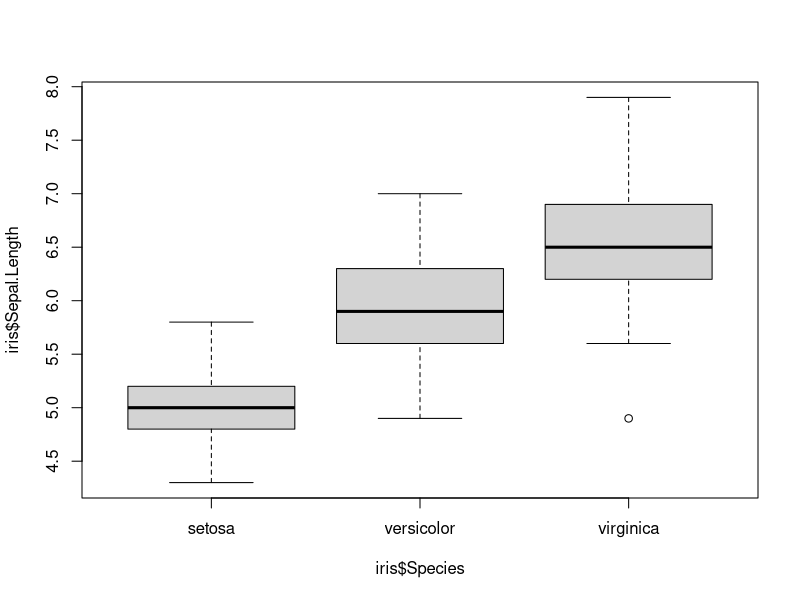
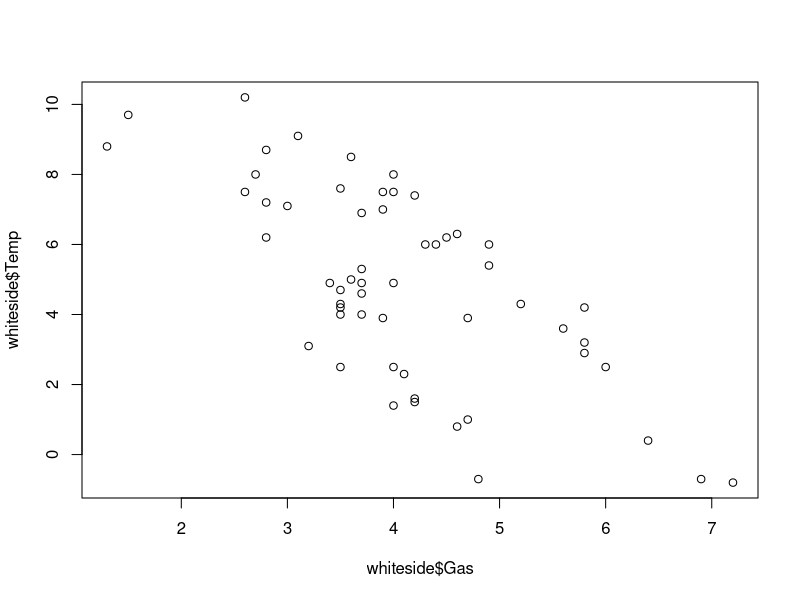
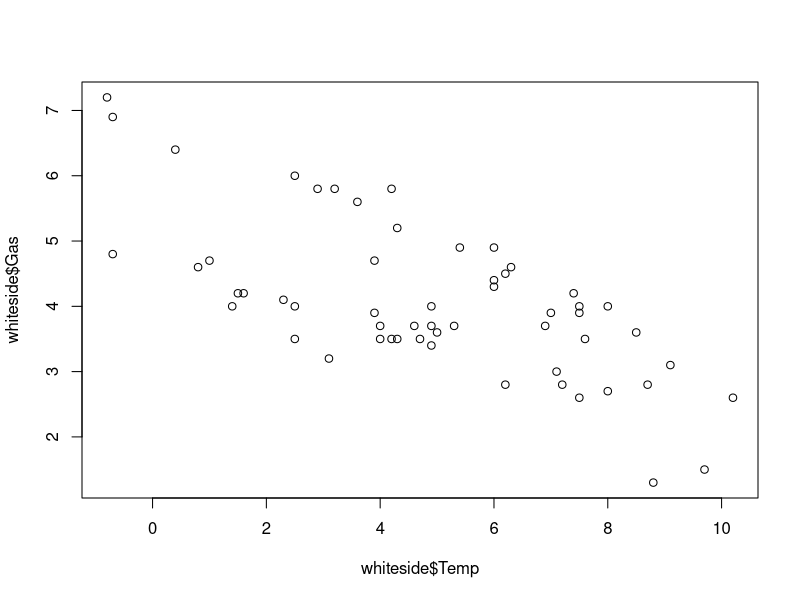
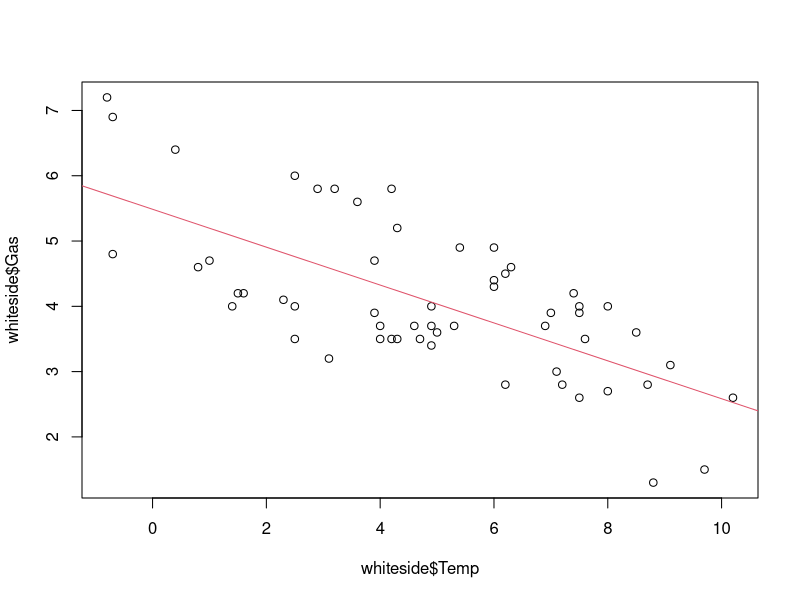

Reproduce these figures in R, in order.
data("iris")
#sto vedendo sepal.length condizionata alle categorie della specie

devianzaGen <- var(iris$Sepal.Length) * (length(iris$Sepal.Length) - 1)

dev1 <- var(iris$Sepal.Length[iris$Species == "setosa"]) * (length(iris$Sepal.Length[iris$Species == "setosa"]) - 1)
dev2 <- var(iris$Sepal.Length[iris$Species == "virginica"]) * (length(iris$Sepal.Length[iris$Species == "virginica"]) - 1)
dev3 <- var(iris$Sepal.Length[iris$Species == "versicolor"]) * (length(iris$Sepal.Length[iris$Species == "versicolor"]) - 1)

boxplot(iris$Sepal.Length ~ iris$Species)

media1 <- mean(iris$Sepal.Length[iris$Species == "setosa"])
media2 <- mean(iris$Sepal.Length[iris$Species == "virginica"])
media3 <- mean(iris$Sepal.Length[iris$Species == "versicolor"])

medie_gruppi <- c(media1, media2, media3)

dev_medie <- var(medie_gruppi) * 2

dev_medie + mean(dev1, dev2, dev3)


library(MASS)
data("whiteside")

#voglio scoprire se quanto gas consumo dipende dalla temperatura esterna
plot(whiteside$Gas, whiteside$Temp)
plot(whiteside$Temp, whiteside$Gas)

plot(whiteside$Temp, whiteside$Gas)
#vedo che ha covarianza negativa

codevianza <- sum((whiteside$Temp-mean(whiteside$Temp))*(whiteside$Gas - mean(whiteside$Gas)))

n <- length(whiteside$Temp)
covarianzaN <- codevianza/n
#uso la funzione di R
cov(whiteside$Temp, whiteside$Gas)
#vedo che è diversa perche divide per n-1
covarianzaMenoUno <- codevianza/(n - 1)
covarianzaMenoUno == cov(whiteside$Temp, whiteside$Gas)

#calcolo il coeff. di correlazione lineare

coeff <- covarianzaMenoUno/sqrt(var(whiteside$Temp)*var(whiteside$Gas))
cor(whiteside$Gas, whiteside$Temp)


#trovo i coeff della regressione
beta1 <- covarianzaMenoUno/var(whiteside$Temp)
beta0 <- mean(whiteside$Gas)-beta1*mean(whiteside$Temp)
#ora traccio la retta con questi coeff
abline(beta0, beta1, col=2)

#voglio prevedere quanto sara il consumo di gas se ad esempio ci saranno 6 gradi
beta0 + beta1*6


#funzione lm
regresslin <- lm(whiteside$Gas ~ whiteside$Temp)

#qua dentro trovo sia i coefficienti che i residui (le distanze dalla retta)
regresslin$coefficients
regresslin$residuals

summary(regresslin)
